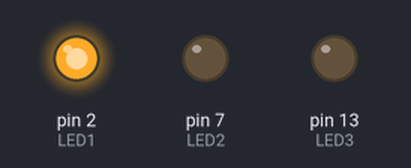
The sketch below on a simulated Arduino Uno, built with avr-gcc and run on an emulated ATmega328P. On the bench: output pins drawn as LEDs (lit = HIGH).

Above: at 1.5 s.
At 10.5 s:
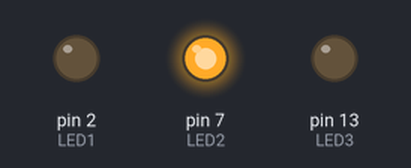
At 19.5 s:
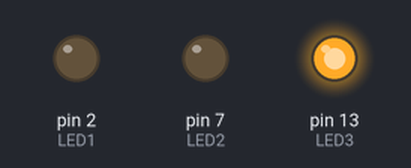
At 24.0 s:
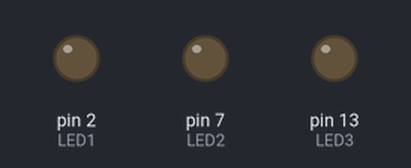
Timing chart, 0 to 35.1 s (numbered marks = the images above):
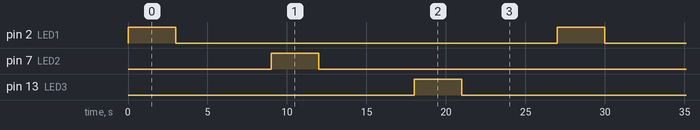

Measured:
- by itself, pin 2 (LED1), pin 7 (LED2), pin 13 (LED3): alternates HIGH for 3.0 s and LOW for 24.0 s
- by itself, everything shown: repeats every 27.0 s, in 6 steps

The sketch:

Traffic_light.ino
```cpp
// C++ code
//
int LED1=2,LED2=7,LED3=13;
void setup()
{
  pinMode(LED1,OUTPUT);
  pinMode(LED2,OUTPUT);
  pinMode(LED3, OUTPUT);
}

void loop()
{
  digitalWrite(LED1, HIGH);
  delay(3000);
  digitalWrite(LED1, LOW);
  delay(6000);
  digitalWrite(LED2, HIGH);
  delay(3000);
  digitalWrite(LED2, LOW);
  delay(6000);
  digitalWrite(LED3, HIGH);
  delay(3000);
  digitalWrite(LED3, LOW);
  delay(6000);
}
```
